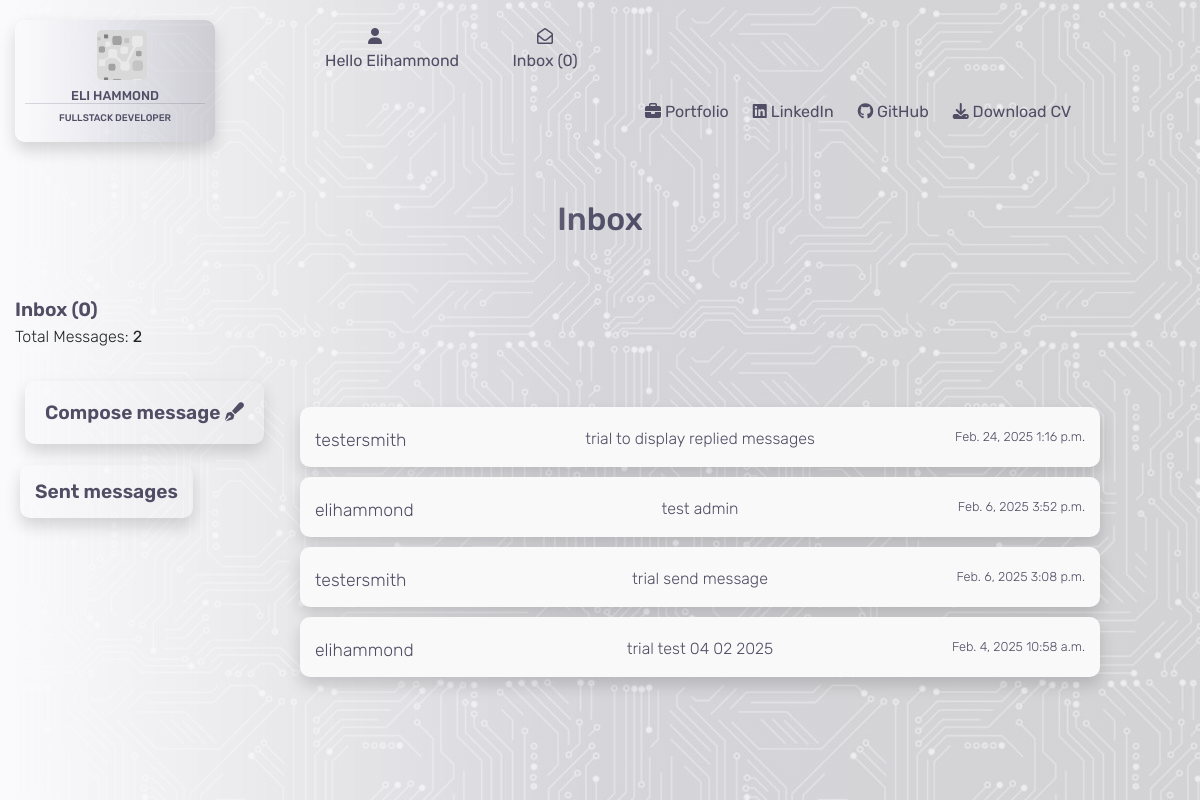
The page /contacts/ (signed in) on the database as committed earlier.
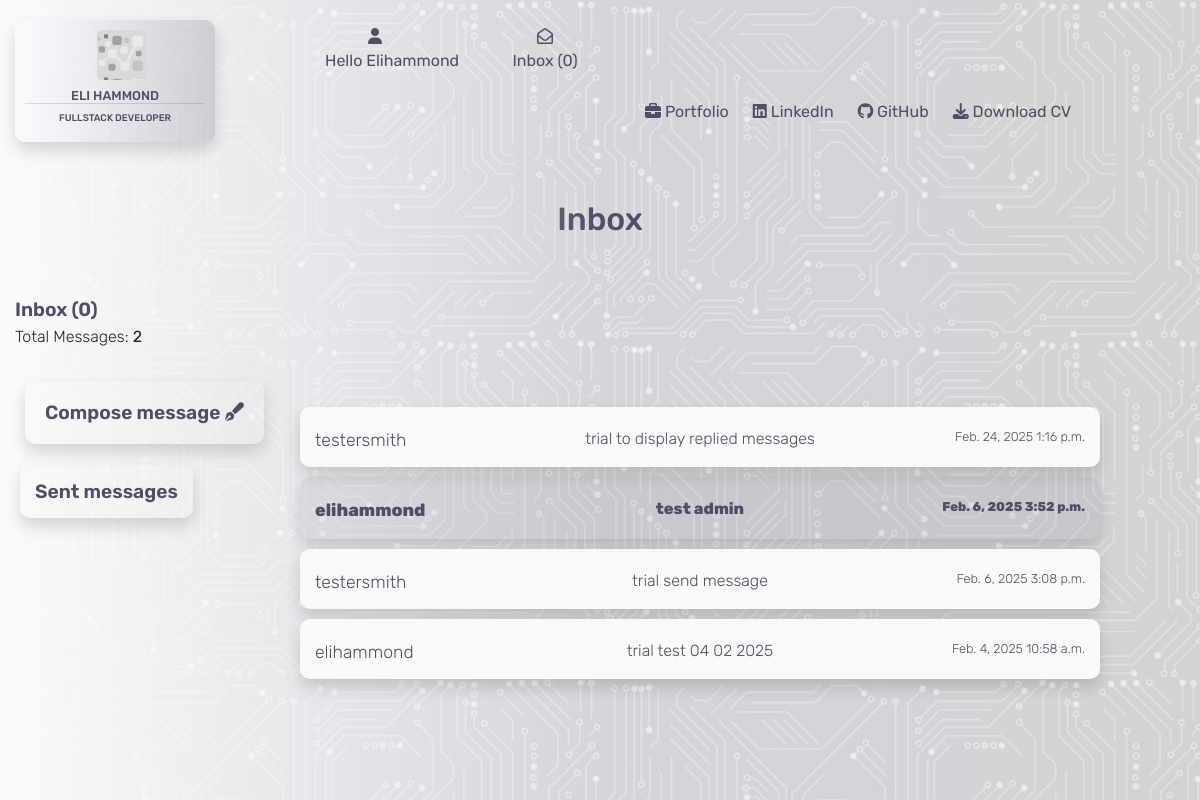
The same page on the database as committed later.
### contacts/models.py (models this page shows)
class Contacts(models.Model):
    class Meta:
        verbose_name_plural = "Contacts"
    name = models.CharField(max_length=26)
    send_to = models.CharField(max_length=240)
    subject = models.CharField(max_length=52, null=True, blank=True)
    email = models.EmailField()
    phone = models.IntegerField()
    message = models.TextField()
    date = models.DateField(auto_now_add=True)
    time = models.TimeField(auto_now_add=True)
    read = models.BooleanField(default=False)
    has_reply = models.BooleanField(default=False)
    new_reply = models.BooleanField(default=False)

### contacts/views.py (the view)
# urls.py: path('', views.contacts, name='contacts'),
@login_required
def contacts(request):
    inbox = Contacts.objects.all().order_by('-date', '-time')
    replied = Replied.objects.all()
    context = {
        'inbox': inbox,
        'replied': replied
    }
    return render(request, 'contacts/contacts.html', context)

### contacts/contexts.py (called while the page is built)
def contacts_inbox(request):
    user = request.user.id
    if user:
        user_inbox = get_object_or_404(User, username=request.user)
        inbox = Contacts.objects.filter(send_to=user_inbox)
        replied = Replied.objects.filter(name=user_inbox)
        reply_message = Contacts.objects.filter(new_reply=True)
        unread_messages = inbox.filter(read=False).count()
        message_count = len(inbox)
        reply_num = len(reply_message)
        context = {
            'inbox': inbox,
            'message_count': message_count,
            'unread_messages': unread_messages,
            'replied': replied,
            'reply_num': reply_num,
        }
    else:
        inbox = Contacts.objects.all()
        context = {
            'inbox': inbox
        }
    return context

### contacts/templates/contacts/contacts.html (shortened to what this page needs)
{% extends "base.html" %}
{% load static %}
{% block content %}
<div class="container-fluid">
    <div class="row">
        <div class="col-4"></div>
        <div class="col-4">
            <h2 class="header">Inbox </h2>
        </div>
        <div class="col-4"></div>
    </div>
    <div class="inbox-header">
        Inbox ({{ unread_messages }})
    </div>
    <div class="inbox-subheader">
        Total Messages: <strong>{{ message_count }}</strong>
    </div>
    <div class="inbox-header">
        <a href="{% url 'compose_message' %}" class="compose shadow">Compose message <i class="fa-solid fa-pen-fancy"></i></a>
    </div>
    <div class="inbox-header">
        <a href="{% url 'sent_messages' %}" class="sent-messages shadow">Sent messages </a>
    </div>
    {% for i in inbox %}
    <div class="row">
        <div class="col-3">
        </div>
        {% if i.send_to == user.username %}
        <div class="col-8">
            <div class="message-display">
                <div class="row message-container {% if i.read %}opened-message{% else %}unread-message{% endif %} shadow">
                    <div class="col-3">
                        <a href="{% url 'open_message' i.id %}">
                            <p class="inbox-name">{{ i.name }}
                            </p>
                        </a>
                    </div>
                    <div class="col-6">
                        <a href="{% url 'open_message' i.id %}">
                            {% if i.subject %}
                            <p class="inbox-subject">{{ i.subject }}</p>
                            {% else %}
                            <p class="inbox-subject">no subject</p>
                            {% endif %}
                        </a>
                    </div>
                    <div class="col-3">
                        <a href="{% url 'open_message' i.id %}">
                            <p class="inbox-date-time">{{ i.date }} {{ i.time }}</p>
                        </a>
                    </div>
                </div>
            </div>
        </div>
        {% endif %}
        <div class="col-1"></div>
    </div>
    {% if i.name == user.username %}
    <div class="row">
        <div class="col-3"></div>
        {% if i.has_reply == True %}
        <div class="col-8">
            <div class="message-display">
                <div class="row message-container {% if i.read %}opened-message{% else %}unread-message{% endif %} shadow">
                    <div class="col-3">
                        <a href="{% url 'open_message' i.id %}">
                            <p class="inbox-name">{{ i.name }}</p>
                        </a>
                    </div>
                    <div class="col-6">
                        <a href="{% url 'open_message' i.id %}">
                            {% if i.subject %}
                            <p class="inbox-subject">{{ i.subject }}</p>
                            {% else %}
                            <p class="inbox-subject">no subject</p>
                            {% endif %}
                        </a>
                    </div>
                    <div class="col-3">
                        <a href="{% url 'open_message' i.id %}">
                            <p class="inbox-date-time">{{ i.date }} {{ i.time }}</p>
                        </a>
                    </div>
                </div>
            </div>
        </div>
        {% endif %}
        <div class="col-1"></div>
    </div>
    {% endif %}
    {% endfor %}
</div>
{% endblock %}

Rows that differ between the two databases and show on the page:
changed Contacts "test admin": read True → False (drawn)
